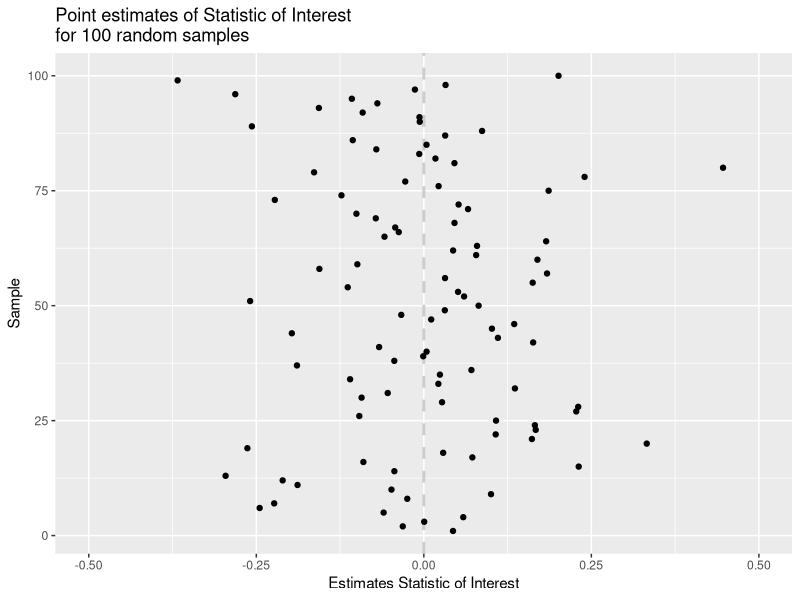
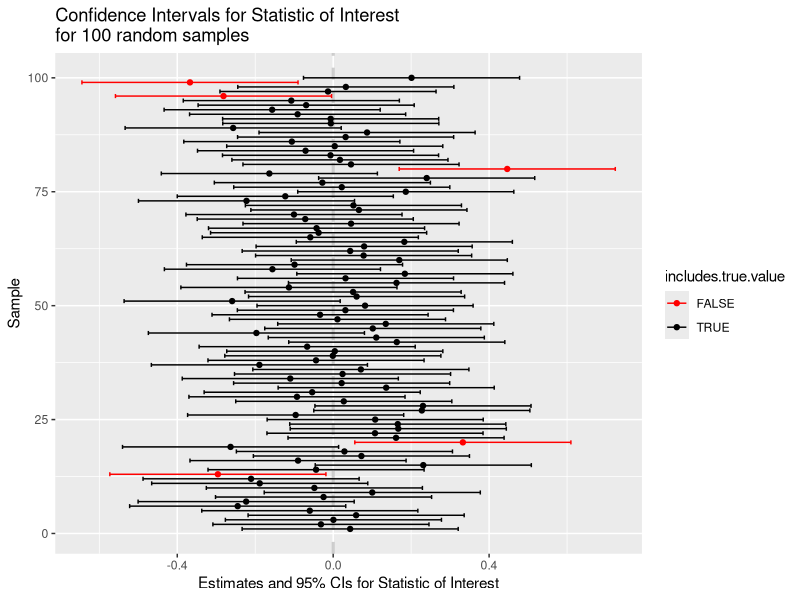

These figures' R source, in order:
## ---- chunk 1

library(tidyverse)
set.seed(20181101)

rsample.stats <- function(n, mu, sigma) {
  s <- rnorm(n, mu, sigma)
  data_frame(sample.size = n, 
             sample.mean = mean(s), 
             sample.sd = sd(s),
             SE = sigma/sqrt(n),
             ci.95.left = (sample.mean - 1.96 * SE),
             ci.95.right = (sample.mean + 1.96 * SE),
             includes.true.value = (ci.95.left <= mu) & (ci.95.right >= mu))
}

samples.of.50 <-
  rerun(1000,  rsample.stats(50, 0, 1)) %>%
  bind_rows()

samples <- samples.of.50[1:100,]

point.estimate <- samples %>%
  ggplot(aes(x = sample.mean, y = seq(1,100))) + 
    geom_vline(xintercept = 0, color = "gray", 
               alpha=0.75, linetype = "dashed", size = 1) +
    geom_point() +
  xlim(-0.5,0.5) + 
    labs(x = "Estimates Statistic of Interest", y = "Sample", 
         title = "Point estimates of Statistic of Interest\nfor 100 random samples")  

ggsave("fig-point-estimates.png", point.estimate, width=3, height=8)
## ---- chunk 2

with.CIs <-
  samples %>%
  ggplot(aes(x = sample.mean, y = seq(1,100), color = includes.true.value)) + 
    geom_vline(xintercept = 0, color = "gray", alpha=0.75, linetype = "dashed", size = 1) +
    geom_point() +
    geom_errorbarh(aes(xmin = ci.95.left, xmax = ci.95.right)) +
    scale_color_manual(values=c("red", "black")) +
    labs(x = "Estimates and 95% CIs for Statistic of Interest", y = "Sample", 
         title = "Confidence Intervals for Statistic of Interest\nfor 100 random samples")  
ggsave("fig-CIs.png", with.CIs, width=4.5, height=8)
